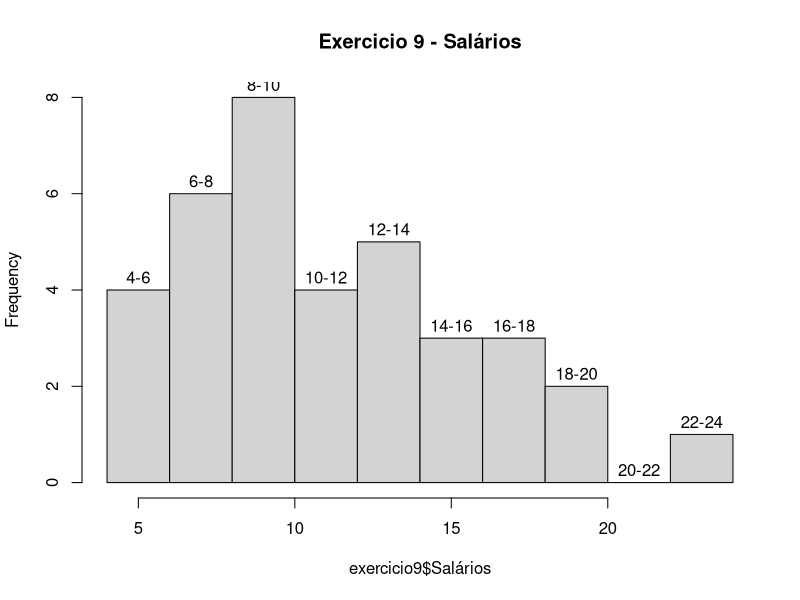

Reproduce this figure in R.
library(readxl)
exercicio9 <- read_excel("dados/exercicio9.xls")

summary(exercicio9$'Salários')

brk<-seq(4,24,2)

classes<-c("4-6", "6-8", "8-10", "10-12", "12-14", "14-16", "16-18", "18-20","20-22", "22-24")

hist(exercicio9$'Salários', breaks=brk, right=F, labels=classes, main="Exercicio 9 - Salários")
dev.copy(device = jpeg, file = "graficos/exercicio9_grafico1.jpeg", width = 600, height = 500, res = 100)
dev.off()

